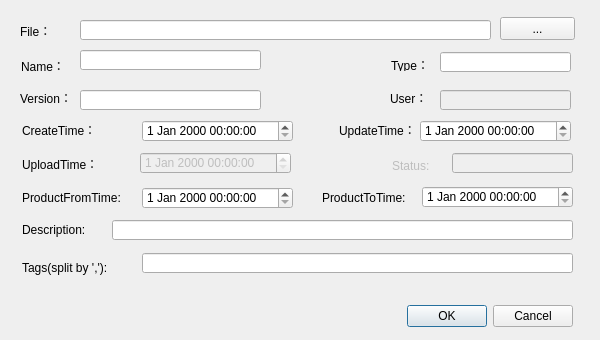
<?xml version="1.0" encoding="UTF-8"?>
<ui version="4.0">
 <class>FileEditDialogBase</class>
 <widget class="QDialog" name="FileEditDialogBase">
  <property name="geometry">
   <rect>
    <x>0</x>
    <y>0</y>
    <width>600</width>
    <height>340</height>
   </rect>
  </property>
  <property name="sizePolicy">
   <sizepolicy hsizetype="Preferred" vsizetype="Preferred">
    <horstretch>0</horstretch>
    <verstretch>0</verstretch>
   </sizepolicy>
  </property>
  <property name="windowTitle">
   <string>file edit</string>
  </property>
  <widget class="QDialogButtonBox" name="buttonBox">
   <property name="geometry">
    <rect>
     <x>232</x>
     <y>300</y>
     <width>341</width>
     <height>32</height>
    </rect>
   </property>
   <property name="orientation">
    <enum>Qt::Horizontal</enum>
   </property>
   <property name="standardButtons">
    <set>QDialogButtonBox::Cancel|QDialogButtonBox::Ok</set>
   </property>
  </widget>
  <widget class="QLineEdit" name="m_editLocalFile">
   <property name="geometry">
    <rect>
     <x>80</x>
     <y>20</y>
     <width>411</width>
     <height>20</height>
    </rect>
   </property>
  </widget>
  <widget class="QLabel" name="label">
   <property name="geometry">
    <rect>
     <x>20</x>
     <y>25</y>
     <width>54</width>
     <height>12</height>
    </rect>
   </property>
   <property name="text">
    <string>File：</string>
   </property>
  </widget>
  <widget class="QPushButton" name="m_btnBrowse">
   <property name="geometry">
    <rect>
     <x>500</x>
     <y>17</y>
     <width>75</width>
     <height>23</height>
    </rect>
   </property>
   <property name="text">
    <string>...</string>
   </property>
  </widget>
  <widget class="QLabel" name="label_3">
   <property name="geometry">
    <rect>
     <x>391</x>
     <y>59</y>
     <width>54</width>
     <height>12</height>
    </rect>
   </property>
   <property name="text">
    <string>Type：</string>
   </property>
  </widget>
  <widget class="QLabel" name="label_5">
   <property name="geometry">
    <rect>
     <x>22</x>
     <y>122</y>
     <width>81</width>
     <height>16</height>
    </rect>
   </property>
   <property name="text">
    <string>CreateTime：</string>
   </property>
  </widget>
  <widget class="QLabel" name="label_6">
   <property name="geometry">
    <rect>
     <x>22</x>
     <y>190</y>
     <width>111</width>
     <height>16</height>
    </rect>
   </property>
   <property name="text">
    <string>ProductFromTime:</string>
   </property>
  </widget>
  <widget class="QLabel" name="label_7">
   <property name="geometry">
    <rect>
     <x>22</x>
     <y>156</y>
     <width>71</width>
     <height>16</height>
    </rect>
   </property>
   <property name="text">
    <string>UploadTime：</string>
   </property>
  </widget>
  <widget class="QLabel" name="label_8">
   <property name="geometry">
    <rect>
     <x>322</x>
     <y>190</y>
     <width>101</width>
     <height>16</height>
    </rect>
   </property>
   <property name="text">
    <string>ProductToTime:</string>
   </property>
  </widget>
  <widget class="QLabel" name="label_9">
   <property name="geometry">
    <rect>
     <x>339</x>
     <y>122</y>
     <width>81</width>
     <height>16</height>
    </rect>
   </property>
   <property name="text">
    <string>UpdateTime：</string>
   </property>
  </widget>
  <widget class="QLabel" name="label_10">
   <property name="geometry">
    <rect>
     <x>22</x>
     <y>260</y>
     <width>111</width>
     <height>16</height>
    </rect>
   </property>
   <property name="text">
    <string>Tags(split by ','):</string>
   </property>
  </widget>
  <widget class="QLabel" name="label_11">
   <property name="geometry">
    <rect>
     <x>22</x>
     <y>222</y>
     <width>101</width>
     <height>16</height>
    </rect>
   </property>
   <property name="text">
    <string>Description:</string>
   </property>
  </widget>
  <widget class="QLabel" name="label_12">
   <property name="enabled">
    <bool>false</bool>
   </property>
   <property name="geometry">
    <rect>
     <x>392</x>
     <y>158</y>
     <width>51</width>
     <height>16</height>
    </rect>
   </property>
   <property name="text">
    <string>Status:</string>
   </property>
  </widget>
  <widget class="QLineEdit" name="m_editType">
   <property name="geometry">
    <rect>
     <x>440</x>
     <y>52</y>
     <width>131</width>
     <height>20</height>
    </rect>
   </property>
  </widget>
  <widget class="QDateTimeEdit" name="m_dteCreate">
   <property name="geometry">
    <rect>
     <x>142</x>
     <y>120</y>
     <width>151</width>
     <height>22</height>
    </rect>
   </property>
  </widget>
  <widget class="QLabel" name="label_13">
   <property name="geometry">
    <rect>
     <x>21</x>
     <y>60</y>
     <width>54</width>
     <height>12</height>
    </rect>
   </property>
   <property name="text">
    <string>Name：</string>
   </property>
  </widget>
  <widget class="QLineEdit" name="m_editName">
   <property name="geometry">
    <rect>
     <x>80</x>
     <y>50</y>
     <width>181</width>
     <height>20</height>
    </rect>
   </property>
  </widget>
  <widget class="QLabel" name="label_4">
   <property name="geometry">
    <rect>
     <x>20</x>
     <y>90</y>
     <width>54</width>
     <height>16</height>
    </rect>
   </property>
   <property name="text">
    <string>Version：</string>
   </property>
  </widget>
  <widget class="QDateTimeEdit" name="m_dteUpdate">
   <property name="geometry">
    <rect>
     <x>420</x>
     <y>120</y>
     <width>151</width>
     <height>22</height>
    </rect>
   </property>
  </widget>
  <widget class="QDateTimeEdit" name="m_dteUpload">
   <property name="enabled">
    <bool>false</bool>
   </property>
   <property name="geometry">
    <rect>
     <x>140</x>
     <y>152</y>
     <width>151</width>
     <height>22</height>
    </rect>
   </property>
  </widget>
  <widget class="QDateTimeEdit" name="m_dteProductFrom">
   <property name="geometry">
    <rect>
     <x>142</x>
     <y>187</y>
     <width>151</width>
     <height>22</height>
    </rect>
   </property>
  </widget>
  <widget class="QDateTimeEdit" name="m_dteProductTo">
   <property name="geometry">
    <rect>
     <x>422</x>
     <y>186</y>
     <width>151</width>
     <height>22</height>
    </rect>
   </property>
  </widget>
  <widget class="QLineEdit" name="m_editDescription">
   <property name="geometry">
    <rect>
     <x>112</x>
     <y>220</y>
     <width>461</width>
     <height>20</height>
    </rect>
   </property>
  </widget>
  <widget class="QLineEdit" name="m_editTags">
   <property name="geometry">
    <rect>
     <x>142</x>
     <y>253</y>
     <width>431</width>
     <height>20</height>
    </rect>
   </property>
  </widget>
  <widget class="QLineEdit" name="m_editStatus">
   <property name="enabled">
    <bool>false</bool>
   </property>
   <property name="geometry">
    <rect>
     <x>452</x>
     <y>153</y>
     <width>121</width>
     <height>20</height>
    </rect>
   </property>
   <property name="frame">
    <bool>true</bool>
   </property>
  </widget>
  <widget class="QLineEdit" name="m_editVersion">
   <property name="geometry">
    <rect>
     <x>80</x>
     <y>90</y>
     <width>181</width>
     <height>20</height>
    </rect>
   </property>
  </widget>
  <widget class="QLineEdit" name="m_editUser">
   <property name="enabled">
    <bool>false</bool>
   </property>
   <property name="geometry">
    <rect>
     <x>440</x>
     <y>90</y>
     <width>131</width>
     <height>20</height>
    </rect>
   </property>
  </widget>
  <widget class="QLabel" name="label_14">
   <property name="geometry">
    <rect>
     <x>390</x>
     <y>90</y>
     <width>54</width>
     <height>16</height>
    </rect>
   </property>
   <property name="text">
    <string>User：</string>
   </property>
  </widget>
 </widget>
 <tabstops>
  <tabstop>m_btnBrowse</tabstop>
  <tabstop>m_editDescription</tabstop>
  <tabstop>m_editTags</tabstop>
  <tabstop>m_editName</tabstop>
  <tabstop>m_editType</tabstop>
  <tabstop>m_editVersion</tabstop>
  <tabstop>m_dteCreate</tabstop>
  <tabstop>m_dteUpdate</tabstop>
  <tabstop>m_dteUpload</tabstop>
  <tabstop>m_editStatus</tabstop>
  <tabstop>m_dteProductFrom</tabstop>
  <tabstop>m_dteProductTo</tabstop>
  <tabstop>m_editLocalFile</tabstop>
  <tabstop>buttonBox</tabstop>
 </tabstops>
 <resources/>
 <connections>
  <connection>
   <sender>buttonBox</sender>
   <signal>accepted()</signal>
   <receiver>FileEditDialogBase</receiver>
   <slot>accept()</slot>
   <hints>
    <hint type="sourcelabel">
     <x>348</x>
     <y>294</y>
    </hint>
    <hint type="destinationlabel">
     <x>157</x>
     <y>274</y>
    </hint>
   </hints>
  </connection>
  <connection>
   <sender>buttonBox</sender>
   <signal>rejected()</signal>
   <receiver>FileEditDialogBase</receiver>
   <slot>reject()</slot>
   <hints>
    <hint type="sourcelabel">
     <x>416</x>
     <y>300</y>
    </hint>
    <hint type="destinationlabel">
     <x>286</x>
     <y>274</y>
    </hint>
   </hints>
  </connection>
 </connections>
</ui>
